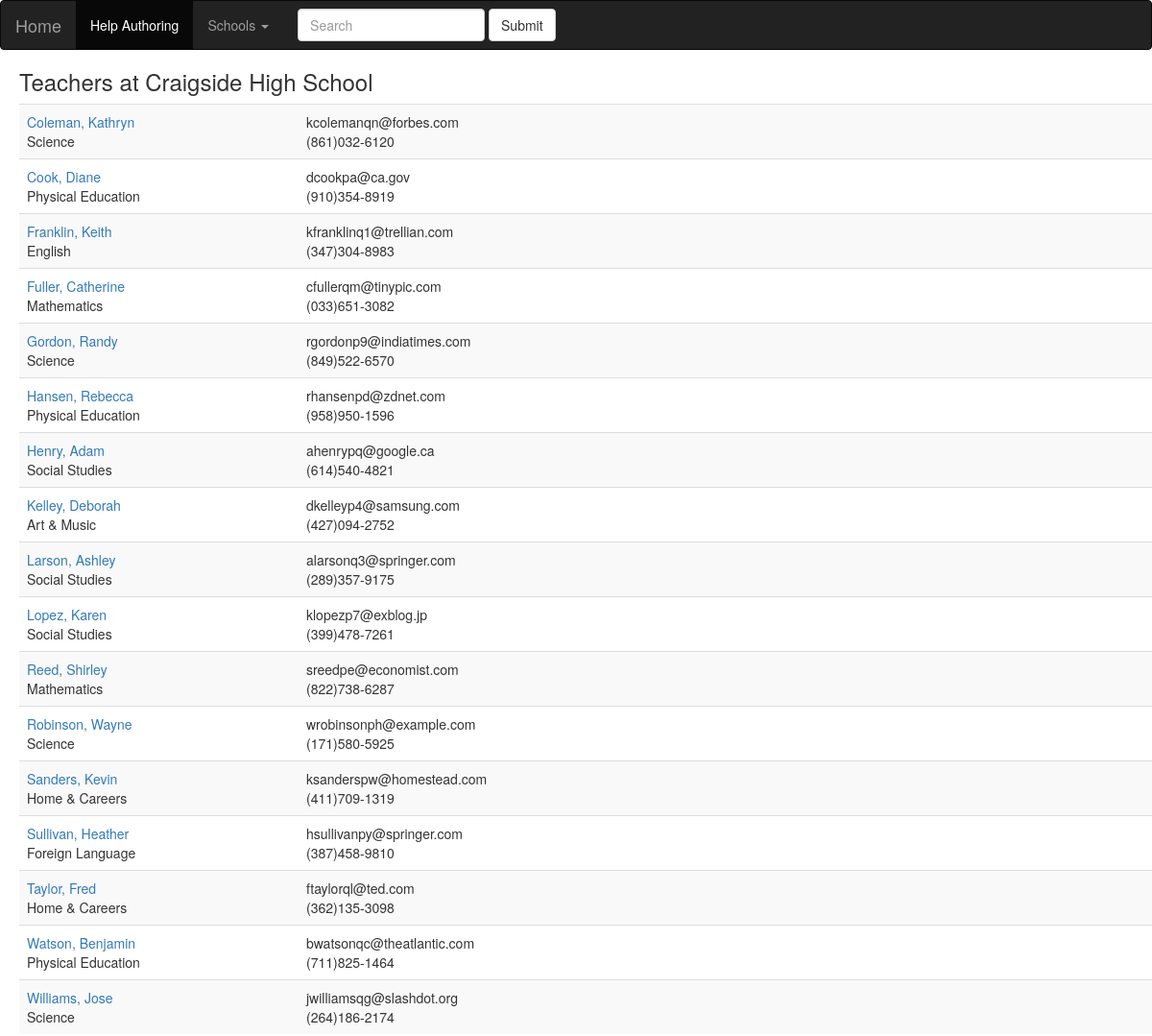
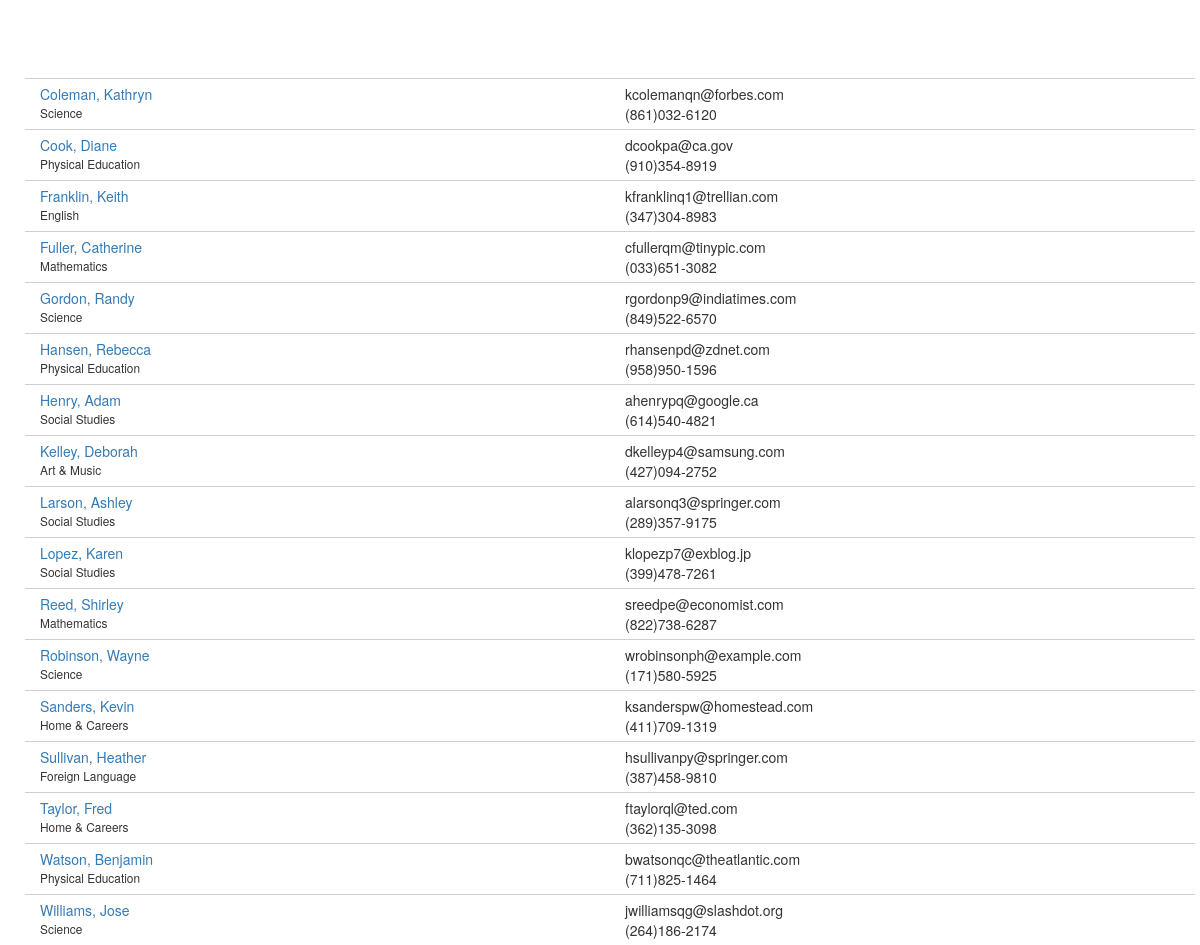
The page /districts/1/schools/3/teachers on the database as committed earlier (2 pictures, top to bottom).
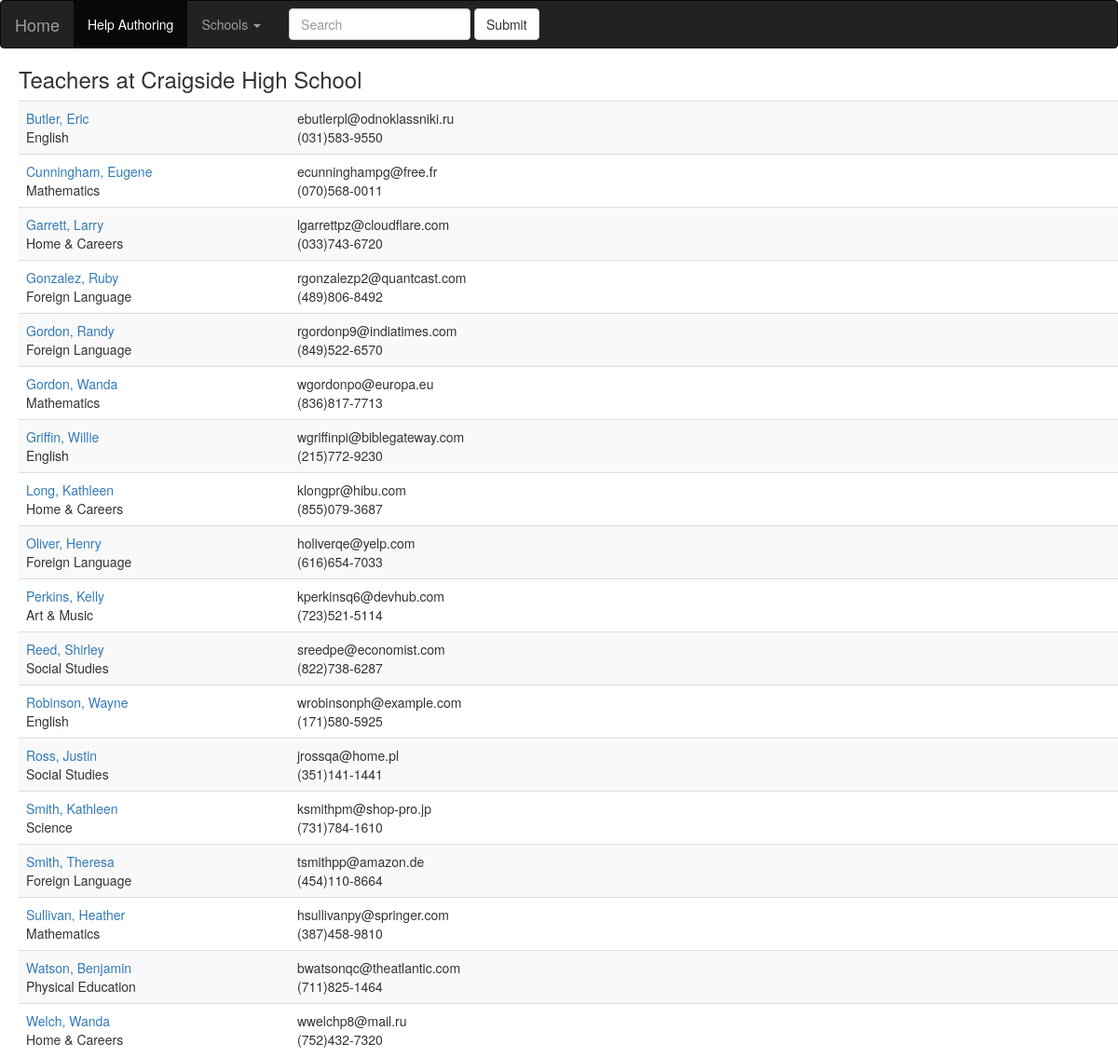
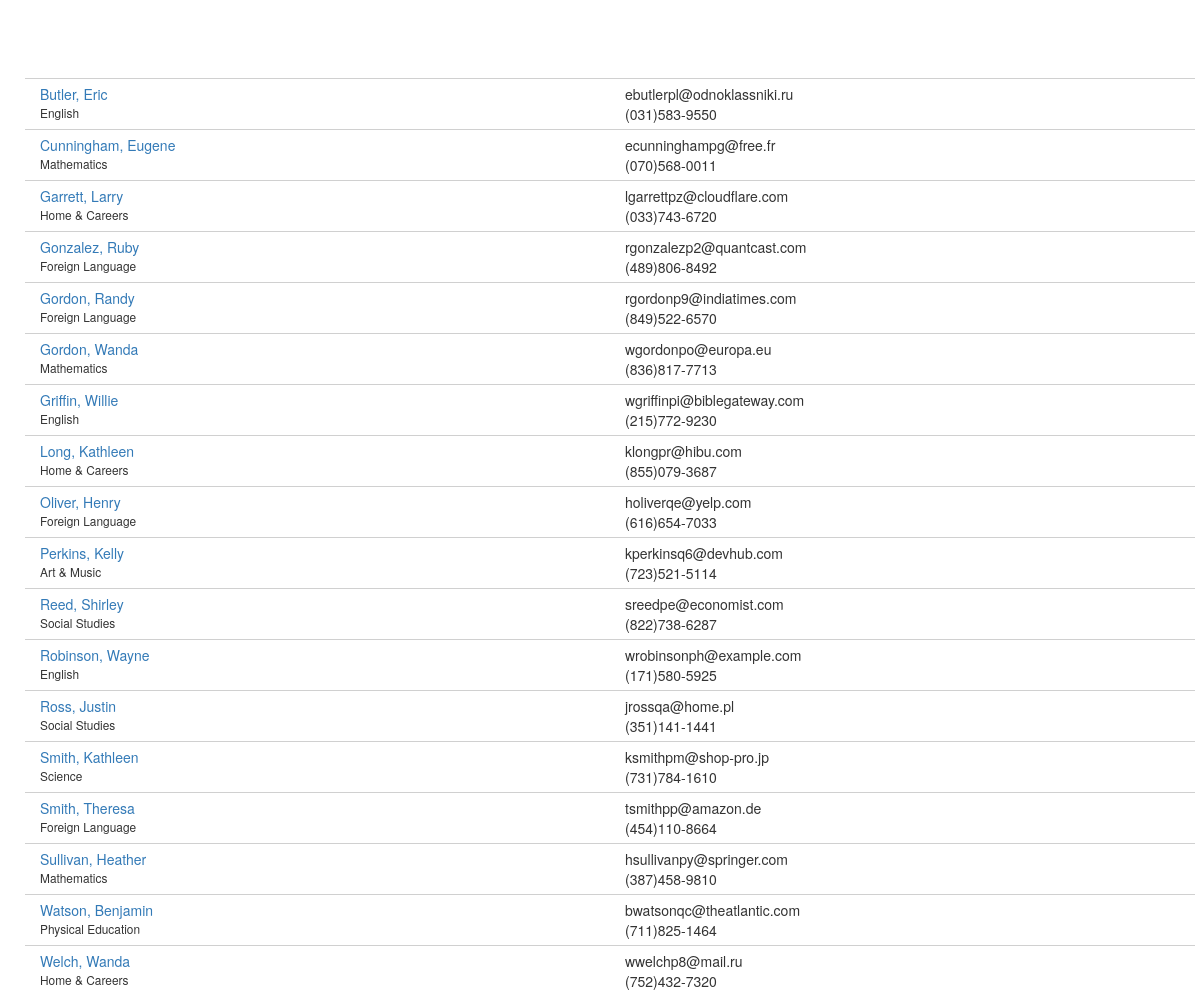
The same page on the database as committed later (2 pictures, top to bottom).
### database_setup.py (models this page shows, shortened)
class Teacher(Base):
    __tablename__ = 'teacher'
    id = Column(Integer, primary_key=True)
    first_name = Column(String(40), nullable=False)
    last_name = Column(String(40), nullable=False)
    department = Column(String(50))
    address = Column(String(50))
    city = Column(String(50))
    state = Column(String(50))
    zip = Column(String(50))
    phone = Column(String(50))
    email = Column(String(50))
    school_id = Column(Integer, ForeignKey('school.id'))
    school = relationship('School')

### schools.py (the view)
@app.route('/districts/<int:district_id>/schools/<int:school_id>/teachers')
def showAllTeachers(district_id, school_id):
    school = session.query(School).filter_by(id=school_id).one()
    teachers = session.query(Teacher).filter_by(school_id=school_id).all()
    return render_template('teachers.html', district_id=district_id, school=school, teachers=teachers)

### templates/teachers.html (shortened to what this page needs)
{% extends "base.html" %}
{% block content %}
<h3>Teachers at {{school.name}}</h3>
<table class="table table-striped">
{% for teacher in teachers %}
<tr>
	<td>
		<table style="width:50%">
			<tr>
				<td style="width:50%"><a href='{{url_for('showTeacher', district_id=district_id, school_id=school.id, teacher_id=teacher.id)}}'>{{teacher.last_name}}, {{teacher.first_name}}</a></td>
				<td style="width:50%; margin-left:50px;">{{teacher.email}}</td>
			</tr>
			<tr>
				<td style="width:50%">{{teacher.department}}</td>
				<td style="width:50%; margin-left:50px;">{{teacher.phone}}</td>
			</tr>
		</table>
	</td>
</tr>
{% endfor %}
</table>
<p>&nbsp;</p>
<p>&nbsp;</p>
{% for teacher in teachers %}
<div class="container">
    <div class="row" style="border-top: 1px solid #d0d0d0; padding-top: 5px;">
        <div class="col-sm-6"><a href='{{url_for('showTeacher', district_id=district_id, school_id=school.id, teacher_id=teacher.id)}}'>{{teacher.last_name}}, {{teacher.first_name}}</a></div>
        <div class="col-sm-6">{{teacher.email}}</div>
    </div>
    <div class="row" style="padding-bottom: 5px;">
        <div class="col-sm-6" style="font-size:85%;">{{teacher.department}}</div>
        <div class="col-sm-6">{{teacher.phone}}</div>
    </div>
</div>
{% endfor %}
{% endblock %}

Rows that differ between the two databases and show on the page:
no longer on this page (row edited): Teacher: last_name "Coleman", first_name "Kathryn", email "kcolemanqn@forbes.com", department "Science", phone "(861)032-6120"
no longer on this page (row edited): Teacher: last_name "Cook", first_name "Diane", email "dcookpa@ca.gov", department "Physical Education", phone "(910)354-8919"
no longer on this page (row edited): Teacher: last_name "Franklin", first_name "Keith", email "kfranklinq1@trellian.com", department "English", phone "(347)304-8983"
no longer on this page (row edited): Teacher: last_name "Fuller", first_name "Catherine", email "cfullerqm@tinypic.com", department "Mathematics", phone "(033)651-3082"
no longer on this page (row edited): Teacher: last_name "Hansen", first_name "Rebecca", email "rhansenpd@zdnet.com", department "Physical Education", phone "(958)950-1596"
no longer on this page (row edited): Teacher: last_name "Henry", first_name "Adam", email "ahenrypq@google.ca", department "Social Studies", phone "(614)540-4821"
no longer on this page (row edited): Teacher: last_name "Kelley", first_name "Deborah", email "dkelleyp4@samsung.com", department "Art & Music", phone "(427)094-2752"
no longer on this page (row edited): Teacher: last_name "Larson", first_name "Ashley", email "alarsonq3@springer.com", department "Social Studies", phone "(289)357-9175"
no longer on this page (row edited): Teacher: last_name "Lopez", first_name "Karen", email "klopezp7@exblog.jp", department "Social Studies", phone "(399)478-7261"
no longer on this page (row edited): Teacher: last_name "Sanders", first_name "Kevin", email "ksanderspw@homestead.com", department "Home & Careers", phone "(411)709-1319"
no longer on this page (row edited): Teacher: last_name "Taylor", first_name "Fred", email "ftaylorql@ted.com", department "Home & Careers", phone "(362)135-3098"
no longer on this page (row edited): Teacher: last_name "Williams", first_name "Jose", email "jwilliamsqg@slashdot.org", department "Science", phone "(264)186-2174"
now on this page (row edited): Teacher: last_name "Butler", first_name "Eric", email "ebutlerpl@odnoklassniki.ru", department "English", phone "(031)583-9550"
now on this page (row edited): Teacher: last_name "Cunningham", first_name "Eugene", email "ecunninghampg@free.fr", department "Mathematics", phone "(070)568-0011"
now on this page (row edited): Teacher: last_name "Garrett", first_name "Larry", email "lgarrettpz@cloudflare.com", department "Home & Careers", phone "(033)743-6720"
now on this page (row edited): Teacher: last_name "Gonzalez", first_name "Ruby", email "rgonzalezp2@quantcast.com", department "Foreign Language", phone "(489)806-8492"
changed Teacher "Randy": department "Science" → "Foreign Language"
now on this page (row edited): Teacher: last_name "Gordon", first_name "Wanda", email "wgordonpo@europa.eu", department "Mathematics", phone "(836)817-7713"
now on this page (row edited): Teacher: last_name "Griffin", first_name "Willie", email "wgriffinpi@biblegateway.com", department "English", phone "(215)772-9230"
now on this page (row edited): Teacher: last_name "Long", first_name "Kathleen", email "klongpr@hibu.com", department "Home & Careers", phone "(855)079-3687"
now on this page (row edited): Teacher: last_name "Oliver", first_name "Henry", email "holiverqe@yelp.com", department "Foreign Language", phone "(616)654-7033"
now on this page (row edited): Teacher: last_name "Perkins", first_name "Kelly", email "kperkinsq6@devhub.com", department "Art & Music", phone "(723)521-5114"
changed Teacher "Reed": department "Mathematics" → "Social Studies"
changed Teacher "Robinson": department "Science" → "English"
now on this page (row edited): Teacher: last_name "Ross", first_name "Justin", email "jrossqa@home.pl", department "Social Studies", phone "(351)141-1441"
now on this page (row edited): Teacher: last_name "Smith", first_name "Kathleen", email "ksmithpm@shop-pro.jp", department "Science", phone "(731)784-1610"
now on this page (row edited): Teacher: last_name "Smith", first_name "Theresa", email "tsmithpp@amazon.de", department "Foreign Language", phone "(454)110-8664"
changed Teacher "Sullivan": department "Foreign Language" → "Mathematics"
now on this page (row edited): Teacher: last_name "Welch", first_name "Wanda", email "wwelchp8@mail.ru", department "Home & Careers", phone "(752)432-7320"
